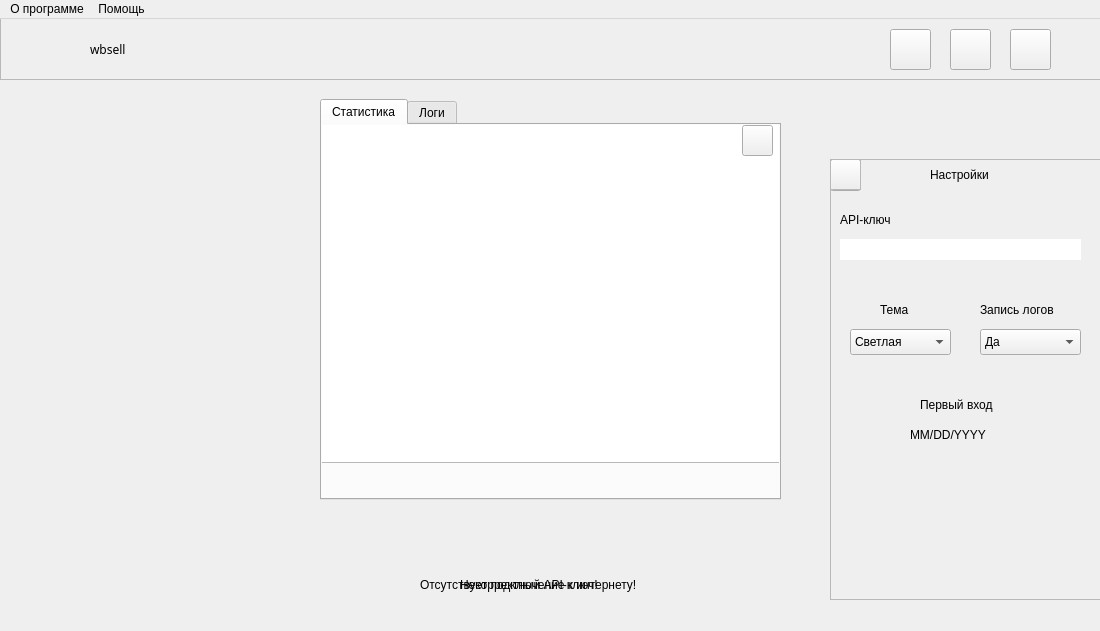
<?xml version="1.0" encoding="UTF-8"?>
<ui version="4.0">
 <class>MainWindow</class>
 <widget class="QMainWindow" name="MainWindow">
  <property name="geometry">
   <rect>
    <x>0</x>
    <y>0</y>
    <width>1100</width>
    <height>631</height>
   </rect>
  </property>
  <property name="windowTitle">
   <string>wbsell</string>
  </property>
  <property name="windowIcon">
   <iconset>
    <normaloff>../Resources/images/logo.png</normaloff>../Resources/images/logo.png</iconset>
  </property>
  <property name="styleSheet">
   <string notr="true"/>
  </property>
  <widget class="QWidget" name="centralwidget">
   <widget class="QFrame" name="frame">
    <property name="geometry">
     <rect>
      <x>0</x>
      <y>-30</y>
      <width>1141</width>
      <height>91</height>
     </rect>
    </property>
    <property name="frameShape">
     <enum>QFrame::StyledPanel</enum>
    </property>
    <property name="frameShadow">
     <enum>QFrame::Raised</enum>
    </property>
    <widget class="QLabel" name="logoLabel">
     <property name="geometry">
      <rect>
       <x>40</x>
       <y>40</y>
       <width>41</width>
       <height>41</height>
      </rect>
     </property>
     <property name="text">
      <string/>
     </property>
     <property name="pixmap">
      <pixmap>../Resources/images/logo.png</pixmap>
     </property>
     <property name="scaledContents">
      <bool>true</bool>
     </property>
     <property name="wordWrap">
      <bool>false</bool>
     </property>
     <property name="margin">
      <number>0</number>
     </property>
     <property name="indent">
      <number>-1</number>
     </property>
    </widget>
    <widget class="QLabel" name="nameLabel">
     <property name="geometry">
      <rect>
       <x>90</x>
       <y>40</y>
       <width>231</width>
       <height>41</height>
      </rect>
     </property>
     <property name="font">
      <font>
       <family>Poppins</family>
      </font>
     </property>
     <property name="text">
      <string>wbsell</string>
     </property>
    </widget>
    <widget class="QPushButton" name="trackingButton">
     <property name="geometry">
      <rect>
       <x>1010</x>
       <y>40</y>
       <width>41</width>
       <height>41</height>
      </rect>
     </property>
     <property name="text">
      <string/>
     </property>
     <property name="icon">
      <iconset>
       <normaloff>../Resources/images/start.png</normaloff>../Resources/images/start.png</iconset>
     </property>
     <property name="iconSize">
      <size>
       <width>45</width>
       <height>45</height>
      </size>
     </property>
     <property name="checkable">
      <bool>false</bool>
     </property>
    </widget>
    <widget class="QPushButton" name="settingsButton">
     <property name="geometry">
      <rect>
       <x>950</x>
       <y>40</y>
       <width>41</width>
       <height>41</height>
      </rect>
     </property>
     <property name="text">
      <string/>
     </property>
     <property name="icon">
      <iconset>
       <normaloff>../Resources/images/settings.png</normaloff>../Resources/images/settings.png</iconset>
     </property>
     <property name="iconSize">
      <size>
       <width>45</width>
       <height>45</height>
      </size>
     </property>
    </widget>
    <widget class="QPushButton" name="notificationsButton">
     <property name="geometry">
      <rect>
       <x>890</x>
       <y>40</y>
       <width>41</width>
       <height>41</height>
      </rect>
     </property>
     <property name="text">
      <string/>
     </property>
     <property name="icon">
      <iconset>
       <normaloff>../Resources/images/notifications.png</normaloff>../Resources/images/notifications.png</iconset>
     </property>
     <property name="iconSize">
      <size>
       <width>40</width>
       <height>40</height>
      </size>
     </property>
    </widget>
   </widget>
   <widget class="QFrame" name="settingsFrame">
    <property name="geometry">
     <rect>
      <x>830</x>
      <y>140</y>
      <width>281</width>
      <height>441</height>
     </rect>
    </property>
    <property name="frameShape">
     <enum>QFrame::StyledPanel</enum>
    </property>
    <property name="frameShadow">
     <enum>QFrame::Raised</enum>
    </property>
    <widget class="QLabel" name="settingsLabel">
     <property name="geometry">
      <rect>
       <x>100</x>
       <y>0</y>
       <width>81</width>
       <height>31</height>
      </rect>
     </property>
     <property name="text">
      <string>Настройки</string>
     </property>
    </widget>
    <widget class="QLineEdit" name="key">
     <property name="geometry">
      <rect>
       <x>10</x>
       <y>80</y>
       <width>241</width>
       <height>21</height>
      </rect>
     </property>
     <property name="maxLength">
      <number>400</number>
     </property>
     <property name="frame">
      <bool>false</bool>
     </property>
     <property name="dragEnabled">
      <bool>false</bool>
     </property>
    </widget>
    <widget class="QLabel" name="keyLabel">
     <property name="geometry">
      <rect>
       <x>10</x>
       <y>40</y>
       <width>101</width>
       <height>41</height>
      </rect>
     </property>
     <property name="text">
      <string>API-ключ</string>
     </property>
    </widget>
    <widget class="QLabel" name="themeLabel">
     <property name="geometry">
      <rect>
       <x>50</x>
       <y>130</y>
       <width>41</width>
       <height>41</height>
      </rect>
     </property>
     <property name="text">
      <string>Тема</string>
     </property>
    </widget>
    <widget class="QComboBox" name="theme">
     <property name="geometry">
      <rect>
       <x>20</x>
       <y>170</y>
       <width>101</width>
       <height>26</height>
      </rect>
     </property>
     <item>
      <property name="text">
       <string>Светлая</string>
      </property>
     </item>
     <item>
      <property name="text">
       <string>Темная</string>
      </property>
     </item>
    </widget>
    <widget class="QLabel" name="dateLabel">
     <property name="geometry">
      <rect>
       <x>90</x>
       <y>220</y>
       <width>101</width>
       <height>51</height>
      </rect>
     </property>
     <property name="text">
      <string>Первый вход</string>
     </property>
    </widget>
    <widget class="QLabel" name="date">
     <property name="geometry">
      <rect>
       <x>80</x>
       <y>250</y>
       <width>121</width>
       <height>51</height>
      </rect>
     </property>
     <property name="text">
      <string>MM/DD/YYYY</string>
     </property>
    </widget>
    <widget class="QLabel" name="logsLabel">
     <property name="geometry">
      <rect>
       <x>150</x>
       <y>130</y>
       <width>101</width>
       <height>41</height>
      </rect>
     </property>
     <property name="text">
      <string>Запись логов</string>
     </property>
    </widget>
    <widget class="QComboBox" name="logsBox">
     <property name="geometry">
      <rect>
       <x>150</x>
       <y>170</y>
       <width>101</width>
       <height>26</height>
      </rect>
     </property>
     <item>
      <property name="text">
       <string>Да</string>
      </property>
     </item>
     <item>
      <property name="text">
       <string>Нет</string>
      </property>
     </item>
    </widget>
    <widget class="QPushButton" name="collapseButton">
     <property name="geometry">
      <rect>
       <x>0</x>
       <y>0</y>
       <width>31</width>
       <height>32</height>
      </rect>
     </property>
     <property name="text">
      <string/>
     </property>
     <property name="icon">
      <iconset>
       <normaloff>../Resources/images/collapse.png</normaloff>../Resources/images/collapse.png</iconset>
     </property>
    </widget>
    <widget class="QFrame" name="collapseFrame">
     <property name="geometry">
      <rect>
       <x>0</x>
       <y>0</y>
       <width>31</width>
       <height>31</height>
      </rect>
     </property>
     <property name="frameShape">
      <enum>QFrame::StyledPanel</enum>
     </property>
     <property name="frameShadow">
      <enum>QFrame::Raised</enum>
     </property>
    </widget>
    <zorder>settingsLabel</zorder>
    <zorder>keyLabel</zorder>
    <zorder>themeLabel</zorder>
    <zorder>dateLabel</zorder>
    <zorder>date</zorder>
    <zorder>theme</zorder>
    <zorder>key</zorder>
    <zorder>logsLabel</zorder>
    <zorder>logsBox</zorder>
    <zorder>collapseButton</zorder>
    <zorder>collapseFrame</zorder>
   </widget>
   <widget class="QTabWidget" name="tabs">
    <property name="geometry">
     <rect>
      <x>320</x>
      <y>80</y>
      <width>461</width>
      <height>401</height>
     </rect>
    </property>
    <property name="currentIndex">
     <number>0</number>
    </property>
    <widget class="QWidget" name="tab1">
     <attribute name="title">
      <string>Статистика</string>
     </attribute>
     <widget class="QPushButton" name="reloadstatsButton">
      <property name="geometry">
       <rect>
        <x>420</x>
        <y>0</y>
        <width>31</width>
        <height>31</height>
       </rect>
      </property>
      <property name="text">
       <string/>
      </property>
      <property name="icon">
       <iconset>
        <normaloff>../Resources/images/reload.png</normaloff>../Resources/images/reload.png</iconset>
      </property>
      <property name="iconSize">
       <size>
        <width>30</width>
        <height>30</height>
       </size>
      </property>
     </widget>
     <widget class="QTextEdit" name="stats">
      <property name="geometry">
       <rect>
        <x>-7</x>
        <y>-3</y>
        <width>471</width>
        <height>341</height>
       </rect>
      </property>
      <property name="readOnly">
       <bool>true</bool>
      </property>
     </widget>
     <zorder>stats</zorder>
     <zorder>reloadstatsButton</zorder>
    </widget>
    <widget class="QWidget" name="tab2">
     <attribute name="title">
      <string>Логи</string>
     </attribute>
     <widget class="QPushButton" name="reloadlogsButton">
      <property name="geometry">
       <rect>
        <x>420</x>
        <y>0</y>
        <width>31</width>
        <height>31</height>
       </rect>
      </property>
      <property name="text">
       <string/>
      </property>
      <property name="icon">
       <iconset>
        <normaloff>../Resources/images/reload.png</normaloff>../Resources/images/reload.png</iconset>
      </property>
      <property name="iconSize">
       <size>
        <width>30</width>
        <height>30</height>
       </size>
      </property>
     </widget>
     <widget class="QTextEdit" name="logs">
      <property name="geometry">
       <rect>
        <x>-7</x>
        <y>-3</y>
        <width>471</width>
        <height>341</height>
       </rect>
      </property>
      <property name="readOnly">
       <bool>true</bool>
      </property>
     </widget>
     <zorder>logs</zorder>
     <zorder>reloadlogsButton</zorder>
    </widget>
   </widget>
   <widget class="QLabel" name="connectionLabel">
    <property name="geometry">
     <rect>
      <x>420</x>
      <y>550</y>
      <width>281</width>
      <height>31</height>
     </rect>
    </property>
    <property name="text">
     <string>Отсутствует подключение к интернету!</string>
    </property>
    <property name="scaledContents">
     <bool>false</bool>
    </property>
    <property name="wordWrap">
     <bool>false</bool>
    </property>
    <property name="openExternalLinks">
     <bool>false</bool>
    </property>
   </widget>
   <widget class="QLabel" name="wrongkeyLabel">
    <property name="geometry">
     <rect>
      <x>460</x>
      <y>550</y>
      <width>281</width>
      <height>31</height>
     </rect>
    </property>
    <property name="text">
     <string>Некорректный API-ключ!</string>
    </property>
    <property name="scaledContents">
     <bool>false</bool>
    </property>
    <property name="wordWrap">
     <bool>false</bool>
    </property>
    <property name="openExternalLinks">
     <bool>false</bool>
    </property>
   </widget>
  </widget>
  <widget class="QMenuBar" name="menuBar">
   <property name="geometry">
    <rect>
     <x>0</x>
     <y>0</y>
     <width>1100</width>
     <height>37</height>
    </rect>
   </property>
   <widget class="QMenu" name="menu">
    <property name="title">
     <string>О программе</string>
    </property>
    <addaction name="Wiki"/>
   </widget>
   <widget class="QMenu" name="menu_2">
    <property name="title">
     <string>Помощь</string>
    </property>
    <addaction name="report_a_bug"/>
    <addaction name="feedback"/>
   </widget>
   <addaction name="menu"/>
   <addaction name="menu_2"/>
  </widget>
  <action name="actionReport_a_bug">
   <property name="text">
    <string>Report a bug</string>
   </property>
  </action>
  <action name="actionOpen_README">
   <property name="text">
    <string>Open README</string>
   </property>
  </action>
  <action name="Wiki">
   <property name="text">
    <string>README проекта</string>
   </property>
  </action>
  <action name="report_a_bug">
   <property name="text">
    <string>Сообщить об ошибке</string>
   </property>
  </action>
  <action name="feedback">
   <property name="text">
    <string>Связь с разработчиком</string>
   </property>
  </action>
 </widget>
 <resources/>
 <connections/>
</ui>
